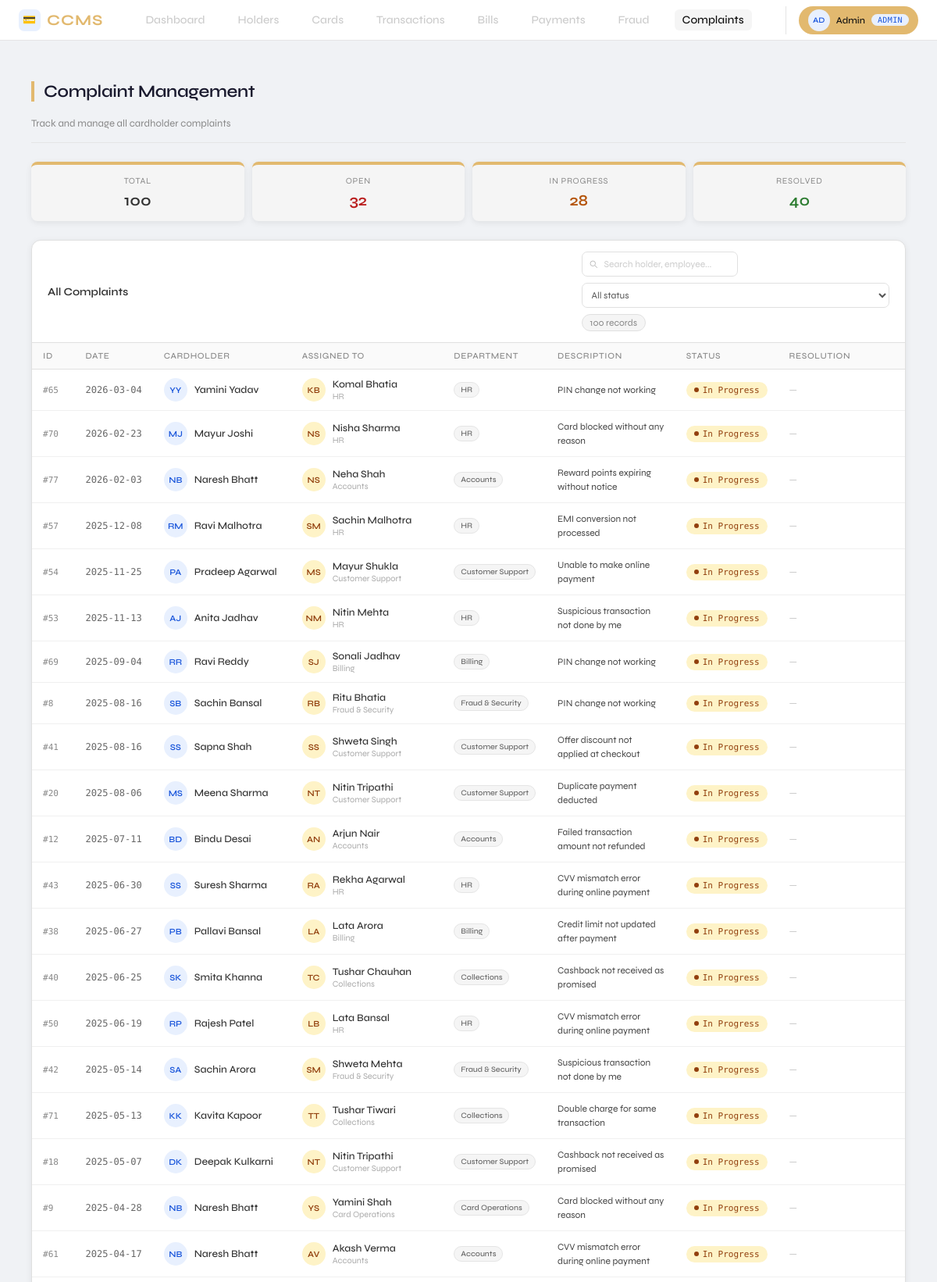
Screenshot of /admin/complaints (signed in, upper part) with the database file from the repository.
### tables this page shows
CREATE TABLE COMPLAINT(
        Complaint_id   INTEGER PRIMARY KEY AUTOINCREMENT,
        Complaint_date TEXT NOT NULL,
        Description    TEXT NOT NULL,
        Status         TEXT NOT NULL CHECK(Status IN ('Open','In Progress','Resolved')),
        Resolution     TEXT,
        Holder_id      INTEGER NOT NULL REFERENCES CARD_HOLDER(Holder_id),
        Emp_id         INTEGER NOT NULL REFERENCES CARD_EMPLOYEE(Emp_id),
        Txn_id         INTEGER REFERENCES TRANSACTIONS(Txn_id) );

CREATE TABLE CARD_EMPLOYEE(
        Emp_id      INTEGER PRIMARY KEY AUTOINCREMENT,
        F_name      TEXT NOT NULL,
        L_name      TEXT NOT NULL,
        Department  TEXT NOT NULL,
        Role        TEXT NOT NULL,
        Contact_no  TEXT NOT NULL UNIQUE );

### app.py (the view)
@app.route('/admin/complaints')
@login_required
@role_required('admin')
def admin_complaints():
    db = get_db()
    complaints = db.execute("""
        SELECT C.*, CH.F_name||' '||CH.L_name AS holder_name,
               CE.F_name||' '||CE.L_name AS emp_name, CE.Department
        FROM COMPLAINT C
        JOIN CARD_HOLDER CH ON C.Holder_id=CH.Holder_id
        JOIN CARD_EMPLOYEE CE ON C.Emp_id=CE.Emp_id
        ORDER BY C.Status, C.Complaint_date DESC
    """).fetchall()
    db.close()
    return render_template('admin/complaints.html', complaints=complaints)

### app.py (called while the page is built)
def get_db():
    conn = sqlite3.connect(DB)
    conn.row_factory = sqlite3.Row
    conn.execute("PRAGMA foreign_keys = ON")
    return conn

def login_required(f):
    @wraps(f)
    def decorated(*args, **kwargs):
        if 'user_id' not in session:
            flash('Please login first.', 'warning')
            return redirect(url_for('login'))
        return f(*args, **kwargs)
    return decorated

def role_required(*roles):
    def decorator(f):
        @wraps(f)
        def decorated(*args, **kwargs):
            if session.get('role') not in roles:
                flash('Access denied.', 'danger')
                return redirect(url_for('login'))
            return f(*args, **kwargs)
        return decorated
    return decorator

### templates/admin/complaints.html (shortened to what this page needs)
{% extends "base.html" %}
{% block content %}
<div class="wrap">
  <div class="page-header">
    <div>
      <div class="page-title">Complaint Management</div>
      <div class="page-sub">Track and manage all cardholder complaints</div>
    </div>
  </div>
  <div class="stats-row">
    <div class="stat-card">
      <div class="stat-label">Total</div>
      <div class="stat-val">{{ complaints|length }}</div>
    </div>
    <div class="stat-card">
      <div class="stat-label">Open</div>
      <div class="stat-val danger">{{ complaints|selectattr('Status','eq','Open')|list|length }}</div>
    </div>
    <div class="stat-card">
      <div class="stat-label">In Progress</div>
      <div class="stat-val warning">{{ complaints|selectattr('Status','eq','In Progress')|list|length }}</div>
    </div>
    <div class="stat-card">
      <div class="stat-label">Resolved</div>
      <div class="stat-val success">{{ complaints|selectattr('Status','eq','Resolved')|list|length }}</div>
    </div>
  </div>
  <div class="card">
    <div class="card-head">
      <span class="card-head-title">All Complaints</span>
      <div class="card-head-right">
        <div class="search-wrap">
          <input type="text" id="searchInput" placeholder="Search holder, employee..."
                 oninput="filterTable()">
        </div>
        <select id="statusFilter" onchange="filterTable()" class="filter-select">
          <option value="">All status</option>
        </select>
        <span class="record-count" id="visibleCount">{{ complaints|length }} records</span>
      </div>
    </div>
    <div class="table-scroll">
      <table id="complaintsTable">
        <thead>
          <tr>
            <th>ID</th>
            <th>Date</th>
            <th>Cardholder</th>
            <th>Assigned To</th>
            <th>Department</th>
            <th>Description</th>
            <th>Status</th>
            <th>Resolution</th>
          </tr>
        </thead>
        <tbody>
          {% for c in complaints %}
          <tr data-holder="{{ c.holder_name|lower }}"
              data-emp="{{ c.emp_name|lower }}"
              data-status="{{ c.Status }}">
            <td><span class="holder-id">#{{ c.Complaint_id }}</span></td>
            <td><span class="mono">{{ c.Complaint_date }}</span></td>
            <td>
              <div class="avatar-wrap">
                <div class="avatar">{{ c.holder_name.split()[0][0] }}{{ c.holder_name.split()[-1][0] }}</div>
                <span class="holder-name">{{ c.holder_name }}</span>
              </div>
            </td>
            <td>
              <div class="avatar-wrap">
                <div class="avatar emp-avatar">{{ c.emp_name.split()[0][0] }}{{ c.emp_name.split()[-1][0] }}</div>
                <div>
                  <div class="holder-name">{{ c.emp_name }}</div>
                  <div class="dept-sub">{{ c.Department }}</div>
                </div>
              </div>
            </td>
            <td><span class="dept-pill">{{ c.Department }}</span></td>
            <td><div class="desc-cell">{{ c.Description }}</div></td>
            <td>
              <span class="badge
                {% if c.Status == 'Open' %}badge-danger
                {% elif c.Status == 'In Progress' %}badge-warning
                {% else %}badge-success{% endif %}">
                {{ c.Status }}
              </span>
            </td>
            <td>
              {% if c.Resolution %}
                <div class="resolution-cell">{{ c.Resolution }}</div>
              {% else %}
                <span class="no-resolution">—</span>
              {% endif %}
            </td>
          </tr>
          {% endfor %}
        </tbody>
      </table>
    </div>
  </div>
</div>
{% endblock %}

### static/style.css (style rules this page uses)
* { box-sizing: border-box; margin: 0; padding: 0; }
body { font-family: 'Segoe UI', sans-serif; background: #f0f2f5; color: #333; }
.page-title { font-size: 1.5rem; font-weight: 700; margin-bottom: 20px; color: #1a1a2e; border-left: 4px solid #e2b96f; padding-left: 12px; }
.stat-card { background: #fff; border-radius: 12px; padding: 20px; text-align: center; box-shadow: 0 2px 8px rgba(0,0,0,0.08); border-top: 4px solid #e2b96f; }
.card { background: #fff; border-radius: 12px; box-shadow: 0 2px 8px rgba(0,0,0,0.07); overflow: hidden; margin-bottom: 24px; }
table { width: 100%; border-collapse: collapse; font-size: 0.88rem; }
th { background: #f8f9fa; padding: 12px 14px; text-align: left; font-weight: 600; color: #555; border-bottom: 2px solid #e8e8e8; white-space: nowrap; }
td { padding: 11px 14px; border-bottom: 1px solid #f0f0f0; vertical-align: middle; }
.badge { display: inline-block; padding: 3px 10px; border-radius: 12px; font-size: 0.75rem; font-weight: 600; }
.badge-warning { background: #fff3cd; color: #856404; }
input, select, textarea { padding: 9px 12px; border: 1.5px solid #ddd; border-radius: 8px; font-size: 0.88rem; width: 100%; }
.wrap { font-family: 'Syne', sans-serif; padding: 1.5rem 1rem; }
.page-header { display: flex; align-items: flex-end; justify-content: space-between; margin-bottom: 1.5rem; padding-bottom: 1rem; border-bottom: 0.5px solid #e5e5e5; }
.page-title { font-size: 22px; font-weight: 600; letter-spacing: -0.3px; }
.page-sub { font-size: 13px; color: #888; margin-top: 3px; }
.stats-row { display: grid; grid-template-columns: repeat(4, minmax(0, 1fr)); gap: 10px; margin-bottom: 1.5rem; }
.stat-card { background: #f5f5f5; border-radius: 8px; padding: 14px 16px; }
.stat-label { font-size: 11px; letter-spacing: 0.06em; text-transform: uppercase; color: #888; margin-bottom: 6px; }
.stat-val { font-size: 20px; font-weight: 600; }
.stat-val.success { color: #2e7d32; }
.stat-val.warning { color: #b45309; }
.stat-val.danger { color: #b91c1c; }
.card { background: #fff; border: 0.5px solid #e0e0e0; border-radius: 12px; overflow: hidden; }
.card-head { display: flex; align-items: center; justify-content: space-between; padding: 14px 20px; border-bottom: 0.5px solid #e0e0e0; }
.card-head-title { font-size: 14px; font-weight: 600; }
.record-count { font-size: 12px; color: #888; background: #f5f5f5; padding: 3px 10px; border-radius: 20px; border: 0.5px solid #e0e0e0; }
.table-scroll { overflow-x: auto; }
table { width: 100%; border-collapse: collapse; font-size: 13px; }
thead th { text-align: left; font-size: 11px; font-weight: 500; letter-spacing: 0.06em; text-transform: uppercase; color: #888; padding: 10px 14px; background: #fafafa; border-bottom: 0.5px solid #e0e0e0; white-space: nowrap; }
tbody tr { border-bottom: 0.5px solid #f0f0f0; transition: background 0.1s; }
tbody td { padding: 11px 14px; vertical-align: middle; white-space: nowrap; }
.holder-id { font-family: 'DM Mono', monospace; font-size: 11px; color: #888; }
.avatar-wrap { display: flex; align-items: center; gap: 9px; }
.avatar { width: 30px; height: 30px; border-radius: 50%; background: #e8f0fe; display: flex; align-items: center; justify-content: center; font-size: 11px; font-weight: 600; color: #1a56db; flex-shrink: 0; }
.holder-name { font-weight: 500; font-size: 13px; }
.mono { font-family: 'DM Mono', monospace; font-size: 12px; color: #666; }
.badge { display: inline-flex; align-items: center; gap: 5px; font-size: 11px; font-weight: 500; padding: 4px 10px; border-radius: 20px; font-family: 'DM Mono', monospace; }
.badge::before { content: ''; display: inline-block; width: 6px; height: 6px; border-radius: 50%; }
.badge-warning { background: #fef3c7; color: #92400e; }
.badge-warning::before { background: #92400e; }

### rows the page displays
COMPLAINT: Complaint_id "65", Complaint_date "2026-03-04", holder_name "Y", holder_name "Yamini Yadav", emp_name "K", emp_name "B", emp_name "Komal Bhatia", Department "HR", Description "PIN change not working", Status "In Progress"
COMPLAINT: Complaint_id "70", Complaint_date "2026-02-23", holder_name "M", holder_name "J", holder_name "Mayur Joshi", emp_name "N", emp_name "S", emp_name "Nisha Sharma", Department "HR", Description "Card blocked without any reason", Status "In Progress"
COMPLAINT: Complaint_id "77", Complaint_date "2026-02-03", holder_name "N", holder_name "B", holder_name "Naresh Bhatt", emp_name "N", emp_name "S", emp_name "Neha Shah", Department "Accounts", Description "Reward points expiring without notice", Status "In Progress"
COMPLAINT: Complaint_id "57", Complaint_date "2025-12-08", holder_name "R", holder_name "M", holder_name "Ravi Malhotra", emp_name "S", emp_name "M", emp_name "Sachin Malhotra", Department "HR", Description "EMI conversion not processed", Status "In Progress"
COMPLAINT: Complaint_id "54", Complaint_date "2025-11-25", holder_name "P", holder_name "A", holder_name "Pradeep Agarwal", emp_name "M", emp_name "S", emp_name "Mayur Shukla", Department "Customer Support", Description "Unable to make online payment", Status "In Progress"
COMPLAINT: Complaint_id "53", Complaint_date "2025-11-13", holder_name "A", holder_name "J", holder_name "Anita Jadhav", emp_name "N", emp_name "M", emp_name "Nitin Mehta", Department "HR", Description "Suspicious transaction not done by me", Status "In Progress"
COMPLAINT: Complaint_id "69", Complaint_date "2025-09-04", holder_name "R", holder_name "Ravi Reddy", emp_name "S", emp_name "J", emp_name "Sonali Jadhav", Department "Billing", Description "PIN change not working", Status "In Progress"
COMPLAINT: Complaint_id "8", Complaint_date "2025-08-16", holder_name "S", holder_name "B", holder_name "Sachin Bansal", emp_name "R", emp_name "B", emp_name "Ritu Bhatia", Department "Fraud & Security", Description "PIN change not working", Status "In Progress"
COMPLAINT: Complaint_id "41", Complaint_date "2025-08-16", holder_name "S", holder_name "Sapna Shah", emp_name "S", emp_name "Shweta Singh", Department "Customer Support", Description "Offer discount not applied at checkout", Status "In Progress"
COMPLAINT: Complaint_id "20", Complaint_date "2025-08-06", holder_name "M", holder_name "S", holder_name "Meena Sharma", emp_name "N", emp_name "T", emp_name "Nitin Tripathi", Department "Customer Support", Description "Duplicate payment deducted", Status "In Progress"
COMPLAINT: Complaint_id "12", Complaint_date "2025-07-11", holder_name "B", holder_name "D", holder_name "Bindu Desai", emp_name "A", emp_name "N", emp_name "Arjun Nair", Department "Accounts", Description "Failed transaction amount not refunded", Status "In Progress"
COMPLAINT: Complaint_id "43", Complaint_date "2025-06-30", holder_name "S", holder_name "Suresh Sharma", emp_name "R", emp_name "A", emp_name "Rekha Agarwal", Department "HR", Description "CVV mismatch error during online payment", Status "In Progress"
COMPLAINT: Complaint_id "38", Complaint_date "2025-06-27", holder_name "P", holder_name "B", holder_name "Pallavi Bansal", emp_name "L", emp_name "A", emp_name "Lata Arora", Department "Billing", Description "Credit limit not updated after payment", Status "In Progress"
COMPLAINT: Complaint_id "40", Complaint_date "2025-06-25", holder_name "S", holder_name "K", holder_name "Smita Khanna", emp_name "T", emp_name "C", emp_name "Tushar Chauhan", Department "Collections", Description "Cashback not received as promised", Status "In Progress"
COMPLAINT: Complaint_id "50", Complaint_date "2025-06-19", holder_name "R", holder_name "P", holder_name "Rajesh Patel", emp_name "L", emp_name "B", emp_name "Lata Bansal", Department "HR", Description "CVV mismatch error during online payment", Status "In Progress"
COMPLAINT: Complaint_id "42", Complaint_date "2025-05-14", holder_name "S", holder_name "A", holder_name "Sachin Arora", emp_name "S", emp_name "M", emp_name "Shweta Mehta", Department "Fraud & Security", Description "Suspicious transaction not done by me", Status "In Progress"
COMPLAINT: Complaint_id "71", Complaint_date "2025-05-13", holder_name "K", holder_name "Kavita Kapoor", emp_name "T", emp_name "Tushar Tiwari", Department "Collections", Description "Double charge for same transaction", Status "In Progress"
COMPLAINT: Complaint_id "18", Complaint_date "2025-05-07", holder_name "D", holder_name "K", holder_name "Deepak Kulkarni", emp_name "N", emp_name "T", emp_name "Nitin Tripathi", Department "Customer Support", Description "Cashback not received as promised", Status "In Progress"
COMPLAINT: Complaint_id "9", Complaint_date "2025-04-28", holder_name "N", holder_name "B", holder_name "Naresh Bhatt", emp_name "Y", emp_name "S", emp_name "Yamini Shah", Department "Card Operations", Description "Card blocked without any reason", Status "In Progress"
COMPLAINT: Complaint_id "61", Complaint_date "2025-04-17", holder_name "N", holder_name "B", holder_name "Naresh Bhatt", emp_name "A", emp_name "V", emp_name "Akash Verma", Department "Accounts", Description "CVV mismatch error during online payment", Status "In Progress"

### other values shown
{{ session.username[0]|upper }} "A"
{{ session.username[1]|upper if session.username|length > 1 else '' }} "D"
{{ session.username|capitalize }} "Admin"
{{ session.role }} "ADMIN"
{{ complaints|length }} "100"
{{ complaints|selectattr('Status','eq','Open')|list|length }} "32"
{{ complaints|selectattr('Status','eq','In Progress')|list|length }} "28"
{{ complaints|selectattr('Status','eq','Resolved')|list|length }} "40"
